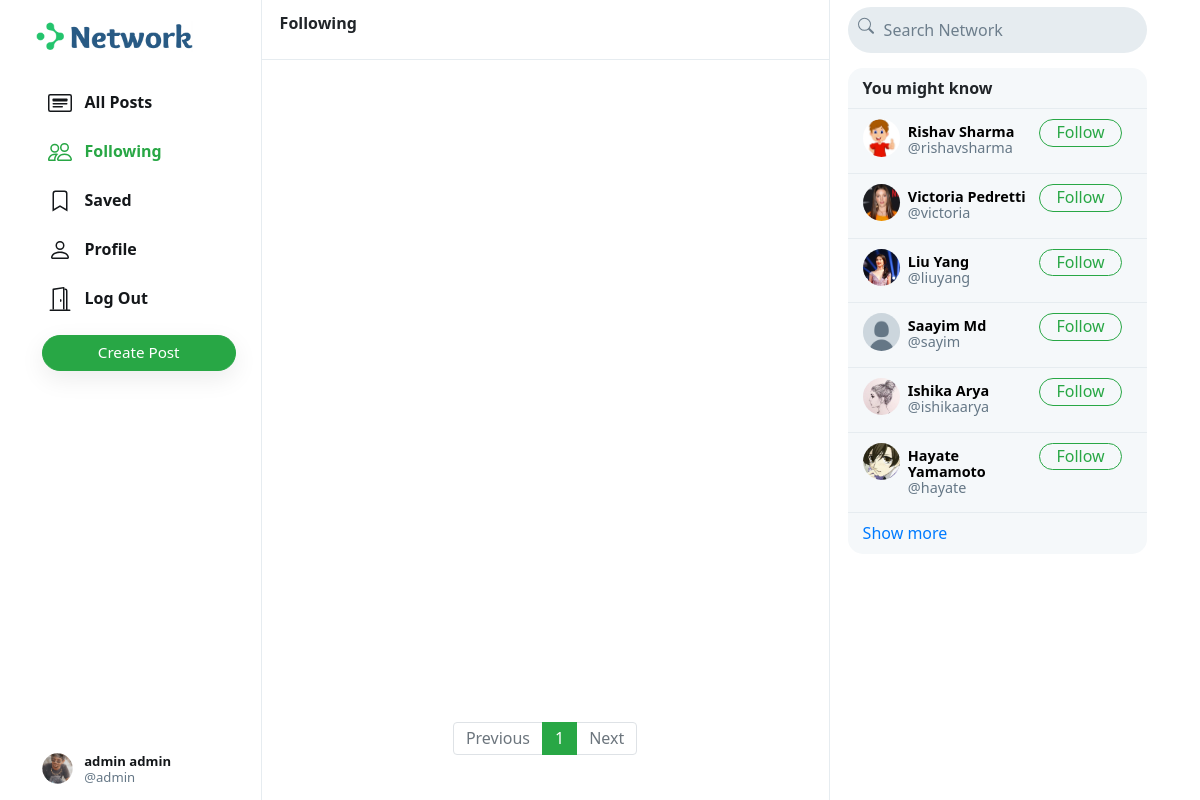
The app's page /n/following (signed in) with its own data.
### network/models.py (models this page shows, shortened)
class User(AbstractUser):
    profile_pic = models.ImageField(upload_to='profile_pic/')
    bio = models.TextField(max_length=160, blank=True, null=True)
    cover = models.ImageField(upload_to='covers/', blank=True)

### network/views.py (the view)
# urls.py: path("n/following", views.following, name='following'),
def following(request):
    if request.user.is_authenticated:
        following_user = Follower.objects.filter(followers=request.user).values('user')
        all_posts = Post.objects.filter(creater__in=following_user).order_by('-date_created')
        paginator = Paginator(all_posts, 10)
        page_number = request.GET.get('page')
        if page_number == None:
            page_number = 1
        posts = paginator.get_page(page_number)
        followings = Follower.objects.filter(followers=request.user).values_list('user', flat=True)
        suggestions = User.objects.exclude(pk__in=followings).exclude(username=request.user.username).order_by("?")[:6]
        return render(request, "network/index.html", {
            "posts": posts,
            "suggestions": suggestions,
            "page": "following"
        })
    else:
        return HttpResponseRedirect(reverse('login'))

### network/templates/network/index.html (shortened to what this page needs)
{% extends "network/layout.html" %}
{% load static %}
{% block body %}
    <div class="main-div">
        <div class="left-div">
            <nav class="head heading">
                {% if page == 'all_posts' %}
                    All Posts
                {% elif page == 'following' %}
                    Following
                {% elif page == 'saved' %}
                    Saved
                {% elif page == 'profile' %}
                    Profile
                {% else %}
                    Explore
                {% endif %}
            </nav>
            <div class="left-div-content">
                <div class="posts-view">
                    <div class="main-div-content">
                        <nav aria-label="Page navigation example" class="pagination-bar">
                            <ul class="pagination justify-content-center">
                                {% if posts.has_previous %}
                                    <li class="page-item">
                                        <a class="page-link" href="?page={{ posts.previous_page_number | default:1}}" tabindex="-1" aria-disabled="true">Previous</a>
                                    </li>
                                {% else %}
                                    <li class="page-item disabled">
                                        <a class="page-link" href="" tabindex="-1" aria-disabled="true">Previous</a>
                                    </li>
                                {% endif %}
                                {% for each in posts.paginator.page_range %}
                                    {% if each == posts.number %}
                                        <li class="page-item active"><a class="page-link" href="?page={{each}}">{{each}}</a></li>
                                    {% else %}
                                        <li class="page-item"><a class="page-link" href="?page={{each}}">{{each}}</a></li>
                                    {% endif %}
                                {% endfor %}
                                {% if posts.has_next %}
                                    <li class="page-item">
                                        <a class="page-link" href="?page={{ posts.next_page_number }}">Next</a>
                                    </li>
                                {% else %}
                                    <li class="page-item disabled">
                                        <a class="page-link" href="">Next</a>
                                    </li>
                                {% endif %}
                            </ul>
                          </nav>
                    </div>
                </div>
            </div>
        </div>
    </div>
{% endblock %}

### network/templates/network/layout.html (shortened to what this page needs)
{% load static %}
<!DOCTYPE html>
<html lang="en">
    <head>
        <link rel="stylesheet" href="https://stackpath.bootstrapcdn.com/bootstrap/4.4.1/css/bootstrap.min.css">
        <link href="{% static 'network/styles.css' %}" rel="stylesheet">
    </head>
    <body>
        <div class="body" data-page="{{page}}">
            <div class="sidenav">
                <a href="{% url 'index' %}" class="navbar-brand">
                    <img src="{% static 'network/Images/logo.png' %}" height="31px">
                </a>
                <div style="height: 100%;">
                    <div>
                        <div>
                            <ul>
                                <li class="nav-item" id="all_posts">
                                <a href="{% url 'index' %}" class="nav-link">
                                    <div>
                                        &nbsp;&nbsp;All Posts
                                    </div>
                                </a>
                                </li>
                                {% if user.is_authenticated %}
                                    <li class="nav-item" id="following">
                                        <a href="{% url 'following' %}" class="nav-link">
                                            <div>
                                                &nbsp;&nbsp;Following
                                            </div>
                                        </a>
                                    </li>
                                    <li class="nav-item" id="saved">
                                        <a href="{% url 'saved' %}" class="nav-link">
                                            <div>
                                                <svg width="1.5em" height="1.5em" viewBox="0 0 16 16" class="bi bi-bookmark" fill="currentColor" xmlns="http://www.w3.org/2000/svg">
                                                    <path fill-rule="evenodd" d="M8 12l5 3V3a2 2 0 0 0-2-2H5a2 2 0 0 0-2 2v12l5-3zm-4 1.234l4-2.4 4 2.4V3a1 1 0 0 0-1-1H5a1 1 0 0 0-1 1v10.234z"/>
                                                  </svg>
                                                &nbsp;&nbsp;Saved
                                            </div>
                                        </a>
                                    </li>
                                    <li class="nav-item" id="profile">
                                        <a href="{% url 'profile' user.username %}" class="nav-link">
                                            <div>
                                                &nbsp;&nbsp;Profile
                                            </div>
                                        </a>
                                    </li>
                                    <li class="nav-item" id="logout">
                                        <a href="{% url 'logout' %}" class="nav-link">
                                            <div>
                                                &nbsp;&nbsp;Log Out
                                            </div>
                                        </a>
                                    </li>
                                {% endif %}
                            </ul>
                        </div>
                        {% if user.is_authenticated %}
                            <button id="popup-btn" class="btn btn-success new-post-btn" onclick="createpost()">Create Post</button>
                        {% endif %}
                    </div>
                    <div style="position: absolute; bottom: 10px;">
                        {% if user.is_authenticated %}
                            <li class="nav-item sidenav-user">
                                <a href="{% url 'profile' user.username %}" class="nav-link">
                                    <div class="user_account">
                                        <div class="small-profilepic" style="float: left; background-image: url(/media/{{user.profile_pic}})"></div>
                                        <div style="height: 2.7vw; margin: auto;">
                                            <div style="margin-top: 4px;"><strong>{{user.first_name}} {{user.last_name}}</strong></div>
                                            <div class="grey" style="margin-top: 4px;">@{{ user.username }}</div>
                                        </div>
                                    </div>
                                </a>
                            </li>
                        {% endif %}
                    </div>
                </div>
            </div>
            {% block body %}
            {% endblock %}
            <div class="right-div">
                <nav class="head">
                    <form action="#">
                        <div class="search-div">
                            <div>
                            </div>
                            <input type="text" name="query" id="search-box" placeholder="Search Network">
                        </div>
                    </form>
                </nav>
                <div class='right-div-content'>
                    <div class="space" style="background-color: white;"></div>
                    {% if user.is_authenticated %}
                        <div class="suggestion-box">
                            <div class="suggestion-header">
                                You might know
                            </div>
                            {% for suggestion in suggestions %}
                                <div class="suggestion-user">
                                    <div>
                                        <a href="{% url 'profile' suggestion.username %}">
                                            <div class="small-profilepic" style="background-image: url(/media/{{suggestion.profile_pic}})"></div>
                                        </a>
                                    </div>
                                    <div class="user-details">
                                        <a href="{% url 'profile' suggestion.username %}">
                                            <div id="user-name">
                                                <strong>
                                                    {{suggestion.first_name}} {{suggestion.last_name}}
                                                </strong>
                                            </div>
                                            <div class="grey">@{{suggestion.username}}</div>
                                        </a>
                                    </div>
                                    <div>
                                        <button class="btn btn-outline-success" type="button" onclick="follow_user(this,'{{suggestion.username}}','suggestion')">Follow</button>
                                    </div>
                                </div>
                            {% empty %}
                                    <div style="text-align: center; border-bottom: .5px solid #e6ecf0; padding: 10px 15px;">
                                        <span class="grey" style="font-size: .9em;">No suggestions available.</span>
                                    </div>
                            {% endfor %}
                            <div class="suggestion-footer">
                                <a href="#">Show more</a>
                            </div>
                        </div>
                    {% endif %}
                </div>
            </div>
        </div>
    </body>
</html>

### network/static/network/styles.css (style rules this page uses)
.body { display: flex; min-height: 100%; font-family: system-ui, sans-serif; }
.btn { border-radius: 20px; padding: 0.32rem 1rem 0.375rem 1rem; margin-right: 10px; float: right; }
.btn, .btn:focus, .btn:active { box-shadow: none !important; -webkit-box-shadow: none !important; }
.grey { color: #657786; }
svg { vertical-align: text-top; }
.sidenav { height: 100%; width: 21.8%; position: fixed; top: 0; left: 0; padding: 15px; list-style: none; border-right: .5px solid #e6ecf0; z-index: 100; padding-left: 3%; background-color: white; }
.sidenav ul { list-style: none; padding-left: 0px; margin-top: 3vh; }
.sidenav li { margin-top: 7px; }
.sidenav .nav-link { color: #14171a; line-height: .7em; font-weight: 700; padding: 0px; }
.sidenav .nav-link > div { padding: 10px 20px 8px 12px; border-radius: 25px; line-height: 0.9em; width: max-content; }
.new-post-btn { padding-left: 55px !important; padding-right: 55px !important; font-size: .95em; font-weight: 530; box-shadow: rgba(0, 0, 0, 0.08) 0px 8px 24px !important; }
.user_account { display: flex; font-size: .82rem; font-weight: normal; padding-top: 3px !important; padding-bottom: 3px !important; padding-left: 3px !important; }
.user_account .small-profilepic { transform: scale(.82); margin-left: auto; margin-top: auto; }
.active a { color: #28a745 !important; }
.main-div { position: relative; width: 47.25%; min-height: 100vh; left: 21.8%; display: flex; flex-basis: auto; }
.left-div { position: relative; }
.head { height: 7.5vh; }
.heading { position: fixed; width: 47.255%; top: 0px; padding: 18px; border-bottom: .5px solid #e6ecf0; line-height: .7em; font-weight: 800; background-color: #fff; z-index: 1000; }
.left-div-content { margin-top: 7.5vh; }
.small-profilepic { width: 3.1vw; height: 3.1vw; border-radius: 9999px; overflow: hidden; margin-right: 8px; background-size: cover; background-repeat: no-repeat; background-position: center; box-sizing: content-box; }
.space { height: 8px; background-color: #e6ecf0; }
.pagination-bar { margin-top: 35px; margin-bottom: 35px; }
.pagination-bar .page-link { line-height: .9em; }
.page-item.active .page-link { color: white !important; background-color: #28a745; border-color: #28a745; }
.page-link { color: #28a745; }
.right-div { width: 28%; height: 100vh; position: fixed; right: 2.95%; border-left: .5px solid #e6ecf0; background-color: white; }
.right-div .head { padding: .9vh 1.5vw; }
.right-div .search-div { margin-left: auto; margin-right: auto; display: flex; border-radius: 25px; background-color: #e6ecf0; padding-left: 10px; padding-right: 10px; vertical-align: middle; }
#search-box { height: 5.7vh; border: none; background: none; outline: none; width: 100%; margin-left: 8px; }
#search-box::placeholder { color: #6d7e8c; }
.right-div-content { height: 92.5vh; overflow: auto; padding-left: 1.5vw; padding-right: 1.5vw; }
.suggestion-box, .guest-box { border-radius: 15px; overflow: hidden; background-color: #f5f8fa; }
.suggestion-header { padding: 13px 15px; line-height: .9em; font-weight: 800; border-bottom: .5px solid #e6ecf0; }
.suggestion-user { display: flex; padding: 10px 15px; font-size: .9em; border-bottom: .5px solid #e6ecf0; }
.suggestion-user a { color: black; text-decoration: none; }
.user-details { flex: 1; line-height: 1.1em; padding: 5px 0px 7px 0px; }
.suggestion-user .btn { padding: 0em 1em .09em 1em; }
.suggestion-footer { padding: 13px 15px; line-height: .9em; }
.suggestion-footer a { text-decoration: none; }

### records on screen
User: profile_pic (picture), first_name "admin", last_name "admin", username "admin"
User: profile_pic (picture), first_name "Rishav", last_name "Sharma", username "rishavsharma"
User: profile_pic (picture), first_name "Victoria", last_name "Pedretti", username "victoria"
User: profile_pic (picture), first_name "Liu", last_name "Yang", username "liuyang"
User: profile_pic (placeholder picture), first_name "Saayim", last_name "Md", username "sayim"
User: profile_pic (picture), first_name "Ishika", last_name "Arya", username "ishikaarya"
User: profile_pic (picture), first_name "Hayate", last_name "Yamamoto", username "hayate"

### other values on screen
{{ each }} "1"
